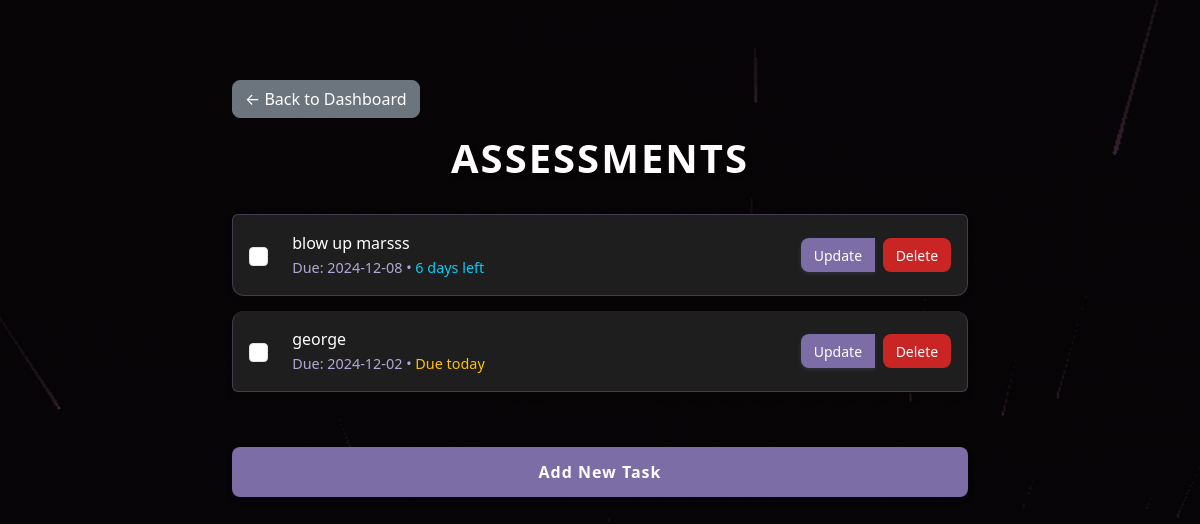
The page /assessments (signed in) on the database as committed earlier.
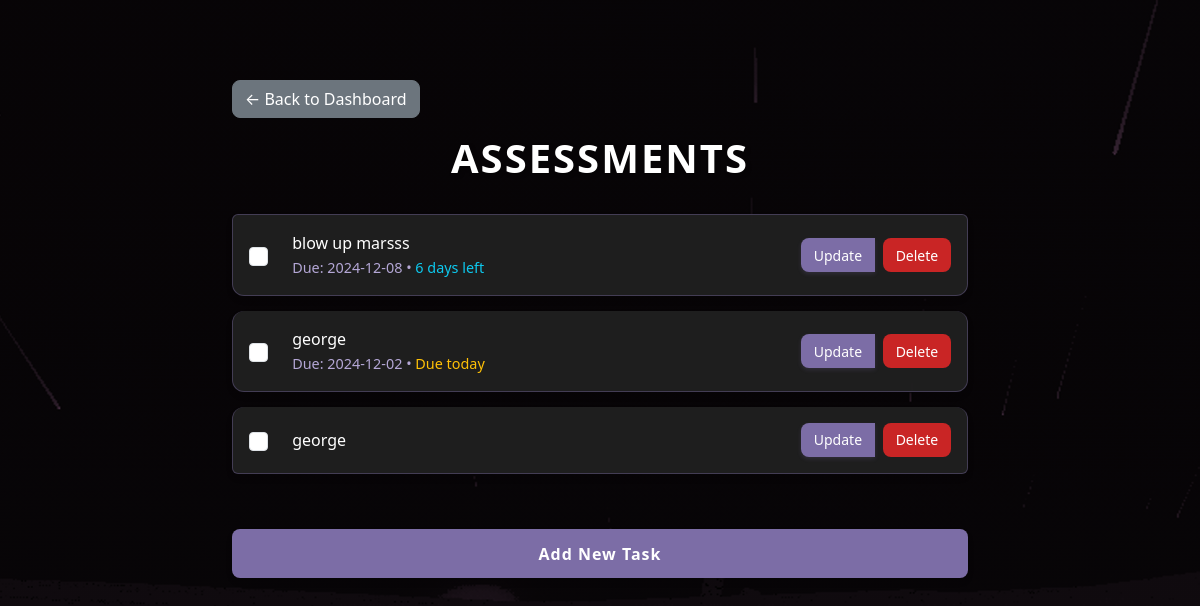
The same page on the database as committed later.
### flask_app/setup_db.py (models this page shows)
class ToDo(Base):
    __tablename__ = 'todo'
    id = Column(Integer, primary_key=True)
    task = Column(String, nullable=False)
    category = Column(String, nullable=False)
    completed = Column(Boolean, default=False)
    due_date = Column(DateTime, nullable=True)
    user_id = Column(Integer, ForeignKey('users.id'), nullable=False)
    user = relationship('User', back_populates='todos')

### flask_app/app.py (the view)
@app.route('/assessments')
def assessments():
    if 'user_id' not in session:
        return redirect(url_for('login'))
    todos = db_session.query(ToDo).filter_by(user_id=session['user_id'], category='Assessments').all()
    return render_template('assessments.html', todos=todos, calculate_days=calculate_days_remaining)

### flask_app/app.py (called while the page is built)
def calculate_days_remaining(due_date):
    if not due_date:
        return None
    today = date.today()
    days = (due_date.date() - today).days
    if days < 0:
        return "Overdue"
    elif days == 0:
        return "Due today"
    else:
        return f"{days} days left"

### flask_app/templates/assessments.html (shortened to what this page needs)
<!DOCTYPE html>
<html lang="en">
<head>
    <link href="https://cdn.jsdelivr.net/npm/bootstrap@5.3.0-alpha3/dist/css/bootstrap.min.css" rel="stylesheet">
</head>
<body>
    <div class="container mt-5">
        <a href="{{ url_for('dashboard') }}" class="btn btn-secondary mb-3">← Back to Dashboard</a>
        <h1 class="text-center">Assessments</h1>
        <div class="mt-4">
            {% if todos %}
                <ul class="list-group">
                    {% for todo in todos %}
                    <li class="list-group-item d-flex justify-content-between align-items-center">
                        <div class="d-flex align-items-center">
                            <form action="{{ url_for('toggle_todo', todo_id=todo.id) }}" method="POST" class="d-inline me-2">
                                <input type="checkbox" class="form-check-input" onchange="this.form.submit()"
                                       {% if todo.completed %}checked{% endif %}>
                            </form>
                            <div class="task-content">
                                <span {% if todo.completed %}class="text-decoration-line-through"{% endif %}>{{ todo.task }}</span>
                                {% if todo.due_date %}
                                    <br>
                                    <small class="text-muted due-date">
                                        Due: {{ todo.due_date.strftime('%Y-%m-%d') }}
                                        {% set days = calculate_days(todo.due_date) %}
                                        {% if days %}
                                            • <span class="{% if days == 'Overdue' %}text-danger{% elif days == 'Due today' %}text-warning{% else %}text-info{% endif %}">
                                                {{ days }}
                                            </span>
                                        {% endif %}
                                    </small>
                                {% endif %}
                            </div>
                        </div>
                        <div class="btn-group">
                            <a href="{{ url_for('update_todo', todo_id=todo.id) }}" class="btn btn-sm btn-primary me-2">Update</a>
                            <form action="{{ url_for('delete_todo', todo_id=todo.id) }}" method="POST" class="d-inline">
                                <button type="submit" class="btn btn-sm btn-danger">Delete</button>
                            </form>
                        </div>
                    </li>
                    {% endfor %}
                </ul>
            {% else %}
                <p class="text-center">No assessments found.</p>
            {% endif %}
        </div>
        <div class="mt-3">
            <a href="{{ url_for('add_todo', category='Assessments') }}" class="btn btn-primary w-100 btn-add-task">Add New Task</a>
        </div>
    </div>
</body>
</html>

Rows that differ between the two databases and show on the page:
added ToDo: task "george"
